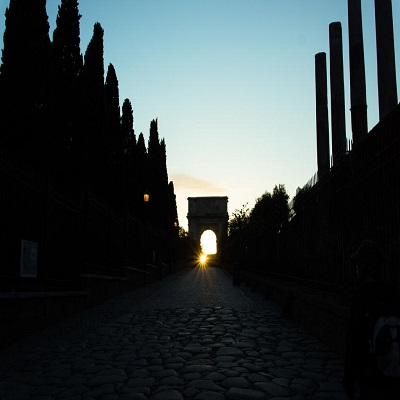
#> input picture 08_Image_Processing/Histogram/histogramEqualization/images/UnderExposure400x400.jpg, 400 x 400 px; its folder holds only this picture in this run
$ python histogramEqualization.py
#> lines starting #> are read from the running program, lines starting #| are printed output that depends on the picture
import os, cv2
import numpy as np
import matplotlib.pyplot as plt
from matplotlib.gridspec import GridSpec

_intensityBGR = 256

_projectDirectory = os.path.dirname(__file__)
_imagesDirectory = os.path.join(_projectDirectory, "images")

_images = []
for _root, _dirs, _files in os.walk(_imagesDirectory):
	for _file in _files:
		if _file.endswith(".jpg"):
			_images.append(os.path.join(_imagesDirectory, _file))

_imageIndex = 0
_imageTotal = len(_images)

_img = cv2.imread(_images[_imageIndex], cv2.IMREAD_UNCHANGED)
_img = cv2.cvtColor(_img, cv2.COLOR_BGR2GRAY)
_fig = plt.figure("Histogram Equalization")
_gs = GridSpec(16, 2)

_fig1 = plt.subplot(_gs[0:7, 0])
_fig1.set_title("Image")
plt.tight_layout()
_fig1ShowIt = plt.imshow(_img, cmap = "gray")

_fig2 = plt.subplot(_gs[0:7, 1])
_fig2.set_title("Histogram")
_hist = cv2.calcHist([_img], [0], None, [256], [0, 256]) / _img.size
plt.xlabel("Intensity")
plt.ylabel("PMF")
plt.tight_layout()
_fig2ShowIt = plt.plot(_hist)

_imgEqu = cv2.equalizeHist(_img)
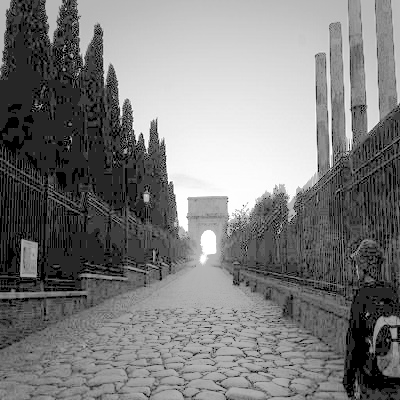
#> _imgEqu: shape (400, 400); min 0, max 255, mean 124.9
_fig3 = plt.subplot(_gs[8:15, 0])
_fig3.set_title("Equalized Image")
plt.tight_layout()
_fig3ShowIt = plt.imshow(_imgEqu, cmap = "gray")

_fig4 = plt.subplot(_gs[8:15, 1])
_fig4.set_title("Equalized Histogram")
_histEqu = cv2.calcHist([_imgEqu], [0], None, [256], [0, 256]) / _imgEqu.size
plt.xlabel("Intensity")
plt.ylabel("PMF")
plt.tight_layout()
_fig4ShowIt = plt.plot(_histEqu)

plt.show()
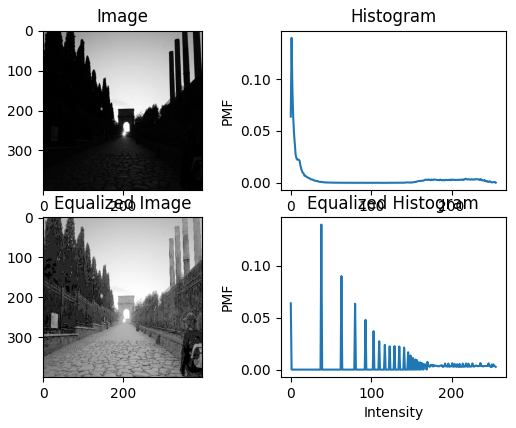
#> figure drawn by matplotlib, 4 panels; panel 2: curve peaks at x = 1, y = 0.14; panel 4: curve peaks at x = 38, y = 0.14
